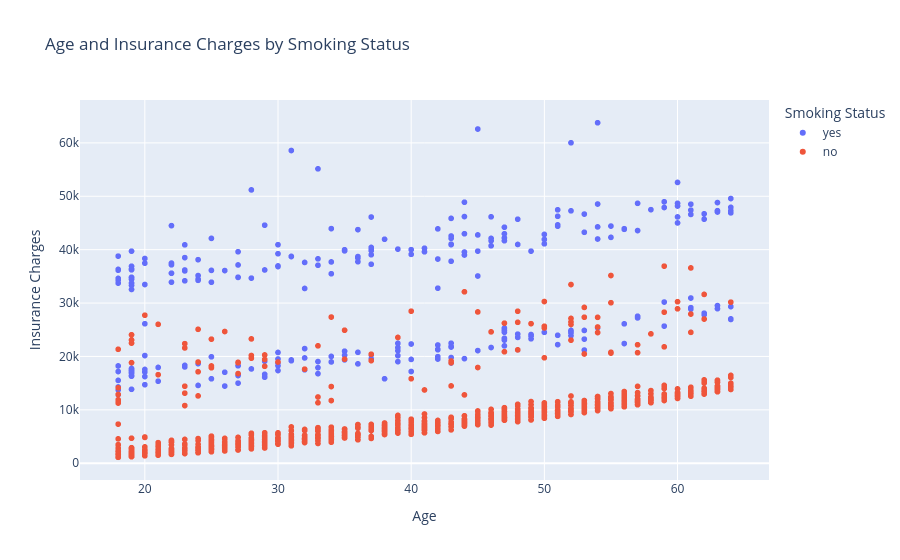

The code cell stored with this chart in its notebook:
### Code cell
# Import Plotly Express for creating interactive visualisations.
import plotly.express as px

# Create an interactive scatter plot showing age and insurance charges,
# with smoking status represented by colour.
fig = px.scatter(
    df,
    x="age",
    y="charges",
    color="smoker",
    title="Age and Insurance Charges by Smoking Status",
    labels={
        "age": "Age",
        "charges": "Insurance Charges",
        "smoker": "Smoking Status"
    }
)
# Save the interactive Plotly chart as an HTML file.
fig.write_html("age_insurance_smoking_plot.html")

# Display the interactive Plotly chart in the web browser.
fig.show()

### Figure 1 — Plotly figure (JSON) as saved in the notebook; plotly's stock layout.template omitted (floating-point values rounded to 4 significant figures; data arrays with more than 128 entries replaced by an {"elided": "..."} marker saying what was removed)
{"data": [{"hovertemplate": "Smoking Status=yes<br>Age=%{x}<br>Insurance Charges=%{y}<extra></extra>", "legendgroup": "yes", "marker": {"color": "#636efa", "symbol": "circle"}, "mode": "markers", "name": "yes", "showlegend": true, "type": "scattergl", "x": {"elided": "274 int values"}, "xaxis": "x", "y": {"elided": "274 float values"}, "yaxis": "y"}, {"hovertemplate": "Smoking Status=no<br>Age=%{x}<br>Insurance Charges=%{y}<extra></extra>", "legendgroup": "no", "marker": {"color": "#EF553B", "symbol": "circle"}, "mode": "markers", "name": "no", "showlegend": true, "type": "scattergl", "x": {"elided": "1063 int values"}, "xaxis": "x", "y": {"elided": "1063 float values"}, "yaxis": "y"}], "layout": {"legend": {"title": {"text": "Smoking Status"}, "tracegroupgap": 0}, "title": {"text": "Age and Insurance Charges by Smoking Status"}, "xaxis": {"anchor": "y", "domain": [0, 1], "title": {"text": "Age"}}, "yaxis": {"anchor": "x", "domain": [0, 1], "title": {"text": "Insurance Charges"}}}}
